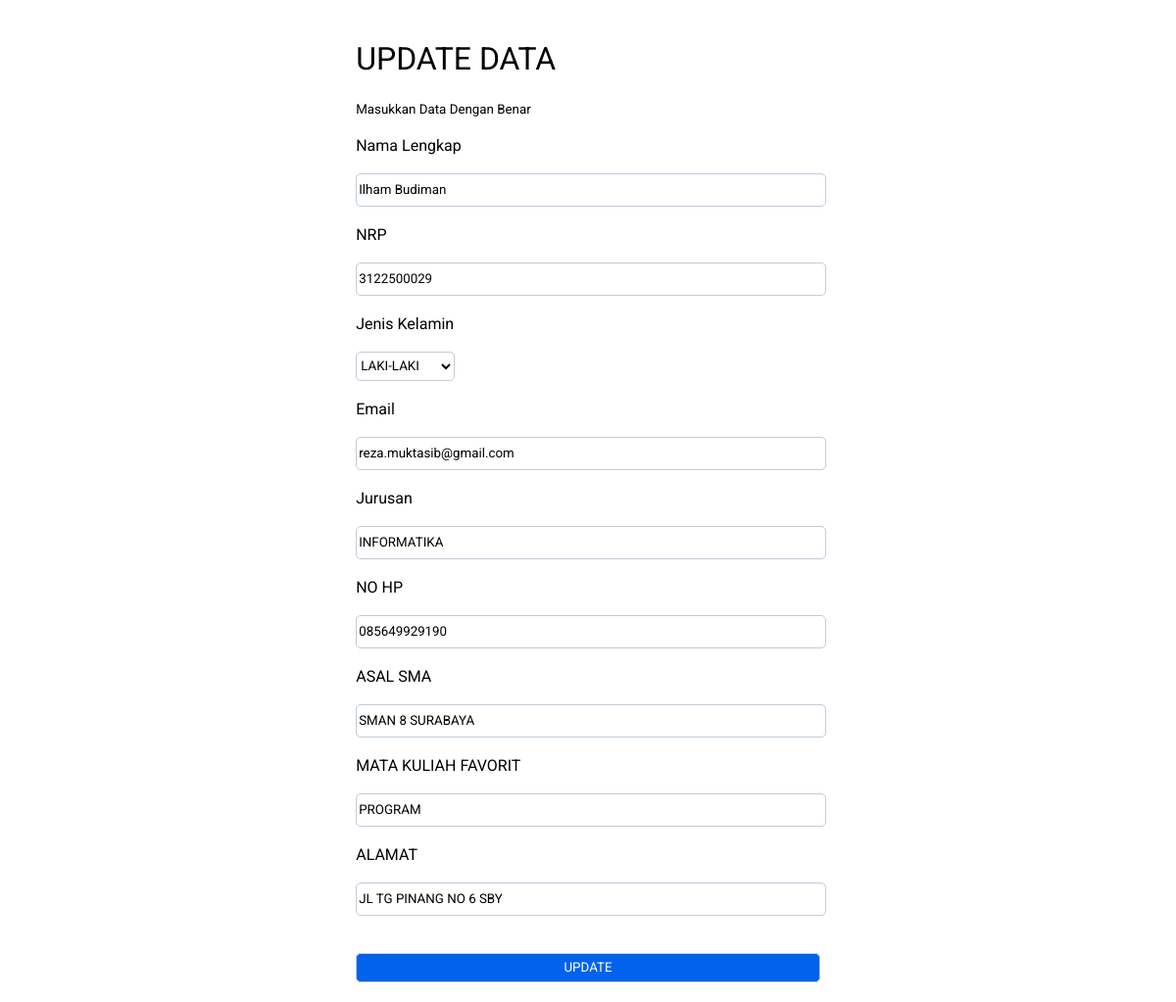
The page /update.php?id=28 on the database its author committed.
### tables this page shows
CREATE TABLE `tb_mahasiswa` (
  `ID` int(11) NOT NULL,
  `NRP` varchar(20) NOT NULL,
  `NAMA` varchar(30) NOT NULL,
  `GENDER` tinyint(1) NOT NULL,
  `JURUSAN` varchar(30) NOT NULL,
  `EMAIL` varchar(50) NOT NULL,
  `ALAMAT` text NOT NULL,
  `HP` varchar(15) NOT NULL,
  `SMA` varchar(30) NOT NULL,
  `F_MATKUL` varchar(30) NOT NULL
);

### update.php (the view, shortened to what this page needs)
<?php
include "db.php";
$show = mysqli_query($conn,"SELECT * FROM `tb_mahasiswa` WHERE ID = '".$_GET['id']."'");
$row = mysqli_fetch_array($show);
?>
<!DOCTYPE html>
<html lang="en">
<head>
</head>
<body>
<div class="main">
        <form action="" method="POST" class="daftar">
            <h1>UPDATE DATA</h1>
            <small>Masukkan Data Dengan Benar</small><br><br>
                <label for="nama">Nama Lengkap</label><br><br>
                <input type="text" name="nama" placeholder="" value="<?= $row[2]?>" required><br><br>
                <label for="nro">NRP</label><br><br>
                <input type="text" name="nrp" placeholder="" value="<?= $row[1]?>" required><br><br>
                <label for="gen">Jenis Kelamin</label><br><br>
                <select name="gen" id="gender"><br><br>
                    <option value="1">LAKI-LAKI</option>
                </select><br><br>
                <label for="email">Email</label><br><br>
                <input type="email" name="email" placeholder="" value="<?= $row[5]?>" required><br><br>
                <label for="jur">Jurusan</label><br><br>
                <input type="text" name="jur" placeholder="" value="<?= $row[4]?>" required><br><br>
                <label for="hp">NO HP</label><br><br>
                <input type="text" name="hp" placeholder="" value="<?= $row[7]?>" required><br><br>
                <label for="sma">ASAL SMA</label><br><br>
            <input type="text" name="sma" placeholder="" value="<?= $row[8]?>" required><br><br>
            <label for="mk">MATA KULIAH FAVORIT</label><br><br>
            <input type="text" name="mk" placeholder="" value="<?= $row[9]?>" required><br><br>
            <label for="alamat">ALAMAT </label><br><br>
            <input type="text" name="alamat" placeholder="" value="<?= $row[6]?>" required><br><br>
            <br>
            <input class="btn" type="submit" name="submitted" value="UPDATE">
        </form>
    </div>
</body>
</html>

### update.php (style rules this page uses)
* { background-color: var(--bgBlack); color: var(--hitam); font-family: 'Roboto', sans-serif; font-weight: 400; }
.main { display: flex; justify-content: center; align-items:center; margin-top: 20px; margin-bottom: 20px; }
.daftar { width: 40%; }
.daftar label { font-weight: 400; }
.daftar select { border: 1px solid #C0CCDA; border-radius: 5px; height: 30px; }
.daftar input { border: 1px solid #C0CCDA; border-radius: 5px; height: 30px; width: 100%; }
.btn { background-color: #0162EC; color: white }

### rows shown on the page
tb_mahasiswa: nama "Ilham Budiman", nrp "3122500029", email "reza.muktasib@gmail.com", jur "INFORMATIKA", hp "085649929190", sma "SMAN 8 SURABAYA", mk "PROGRAM", alamat "JL TG PINANG NO 6 SBY"
